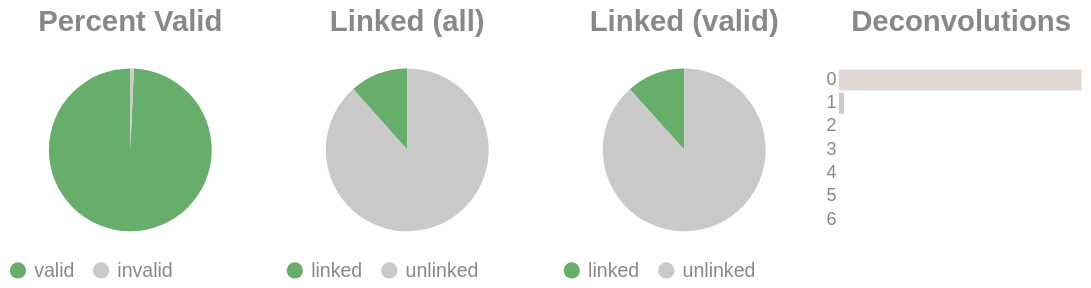

Notebook code for this chart:
### Code cell
if SKIPLR:
    pass
else:
    clash = Counter()
    for i in valids['molecule'].to_list():
        _mol = i.split("-")
        if len(_mol) == 1:
            clash.update('0')
        else:
            clash.update(_mol[-1])

    _d = {"deconvolutions": [], 'count': []}
    for k,v in clash.items():
        _d['deconvolutions'].append(k)
        _d['count'].append(v)

    tot_valid = valids['reads'].sum()
    mask = valids['reads'] >= 2
    n_linked_reads = valids.filter(mask)['reads'].sum()
    if n_linked_reads == 0:
        print_html("No linked molecules (>=2 reads) were detected; skipping linked-only distributions.")
        SKIPLR = True
    else:
        perc_valid = round(tot_valid / n_reads, 4)
        linked_perc_abs = round(n_linked_reads / n_reads, 4)
        linked_perc = round(n_linked_reads / tot_valid, 4)

    _valid = pl.DataFrame({"valids": ['valid', 'invalid'], "count": [tot_valid, n_reads - tot_valid]})
    _linked_abs = pl.DataFrame({"linked (absolute)": ['linked', 'unlinked'], "count": [n_linked_reads, n_reads - n_linked_reads]})
    _linked_rel = pl.DataFrame({"linked (valids)": ['linked', 'unlinked'], "count": [n_linked_reads, tot_valid - n_linked_reads]})

    (
        alt.hconcat(
            piechart(_valid, goodval = 'valid', title = "Percent Valid"),
            piechart(_linked_abs, goodval = "linked", title =  "Linked (all)"),
            piechart(_linked_rel, goodval = "linked", title =  "Linked (valid)"),
            convolutionbar(pl.DataFrame(_d), title = "Deconvolutions"),
            center = True,
            bounds = 'flush'
        )
        .resolve_scale(color='independent')
        .resolve_legend('independent')
        .properties(usermeta={'embedOptions': {"actions": False}})
    ).display()

### Figure 1 — Vega-Lite specification as saved in the notebook (floating-point values rounded to 4 significant figures)
{"width": "container", "height": 400, "config": {"title": {"anchor": "start", "dy": -15, "fontSize": 18, "color": "#888888", "subtitleColor": "#888888", "subtitleFontSize": 14}, "arc": {"fill": "#0072B2"}, "axis": {"domainColor": "#888888", "domainWidth": 0.5, "gridWidth": 0.2, "grid": false, "titleFontWeight": 400, "titleFontSize": 15, "labelFontSize": 11, "labelColor": "#888888", "tickColor": "#888888", "tickWidth": 0.2, "titleColor": "#888888"}, "axisBand": {"grid": false}, "axisX": {"grid": true, "tickSize": 10, "domainCap": "round"}, "axisY": {"domain": false, "grid": true, "tickSize": 0, "domainCap": "round"}, "background": "transparent", "header": {"labelFontSize": 15, "labelColor": "#888888", "titleFontSize": 15, "titleFontWeight": 600, "titleColor": "#888888"}, "legend": {"labelFont": "sans-serif", "labelFontSize": 12, "labelColor": "#888888", "symbolSize": 100, "symbolType": "circle", "titleFontSize": 12, "titlePadding": 10, "titleColor": "#888888", "title": null}, "range": {"category": ["#E69F00", "#56B4E9", "#009E73", "#F0E442", "#0072B2", "#D55E00", "#CC79A7", "#000000"], "diverging": ["#cfe8f3", "#a2d4ec", "#73bfe2", "#46abdb", "#1696d2", "#12719e"]}, "area": {"fill": "#0072B2", "fillOpacity": 0.7, "line": true, "strokeOpacity": 0.7}, "line": {"color": "#0072B2", "stroke": "#0072B2", "strokeWidth": 2}, "trail": {"color": "#0072B2", "stroke": "#0072B2", "strokeWidth": 0, "size": 1}, "point": {"filled": true, "fillOpacity": 1.0, "size": 95}, "text": {"color": "#888888", "fontSize": 11, "align": "right", "fontWeight": 400, "size": 11}, "bar": {"fill": "#0072B2", "stroke": null}, "view": {"stroke": null, "continuousWidth": 660, "continuousHeight": 400}}, "hconcat": [{"data": {"name": "data-af8449be6f029b80a7cd695de875b0d4"}, "mark": {"type": "arc"}, "encoding": {"color": {"field": "valids", "legend": {"orient": "bottom", "title": null}, "scale": {"domain": ["valid", "invalid"], "range": ["#68ae6b", "#C9C9C9"]}, "title": "Valids", "type": "nominal"}, "theta": {"field": "count", "type": "quantitative"}, "tooltip": [{"field": "valids", "title": "Valids", "type": "ordinal"}, {"field": "percent", "format": ".2%", "title": "Percent", "type": "quantitative"}, {"field": "count", "title": "Count", "type": "quantitative"}]}, "height": 100, "title": {"text": "Percent Valid", "align": "center", "anchor": "middle"}, "transform": [{"calculate": "datum.count / 2835662", "as": "percent"}], "width": 150}, {"data": {"name": "data-5bd9359d0dd58568cab27c0a12b0ea6b"}, "mark": {"type": "arc"}, "encoding": {"color": {"field": "linked (absolute)", "legend": {"orient": "bottom", "title": null}, "scale": {"domain": ["linked", "unlinked"], "range": ["#68ae6b", "#C9C9C9"]}, "title": "Linked (Absolute)", "type": "nominal"}, "theta": {"field": "count", "type": "quantitative"}, "tooltip": [{"field": "linked (absolute)", "title": "Linked (Absolute)", "type": "ordinal"}, {"field": "percent", "format": ".2%", "title": "Percent", "type": "quantitative"}, {"field": "count", "title": "Count", "type": "quantitative"}]}, "height": 100, "title": {"text": "Linked (all)", "align": "center", "anchor": "middle"}, "transform": [{"calculate": "datum.count / 2835662", "as": "percent"}], "width": 150}, {"data": {"name": "data-687f13c349d708390f650e4db177388b"}, "mark": {"type": "arc"}, "encoding": {"color": {"field": "linked (valids)", "legend": {"orient": "bottom", "title": null}, "scale": {"domain": ["linked", "unlinked"], "range": ["#68ae6b", "#C9C9C9"]}, "title": "Linked (Valids)", "type": "nominal"}, "theta": {"field": "count", "type": "quantitative"}, "tooltip": [{"field": "linked (valids)", "title": "Linked (Valids)", "type": "ordinal"}, {"field": "percent", "format": ".2%", "title": "Percent", "type": "quantitative"}, {"field": "count", "title": "Count", "type": "quantitative"}]}, "height": 100, "title": {"text": "Linked (valid)", "align": "center", "anchor": "middle"}, "transform": [{"calculate": "datum.count / 2815657", "as": "percent"}], "width": 150}, {"data": {"name": "data-0392b6e03e953b55a16bff5f673c0d60"}, "mark": {"type": "bar"}, "encoding": {"color": {"field": "deconvolutions", "legend": null, "scale": {"scheme": "lightgreyred"}, "type": "nominal"}, "tooltip": [{"field": "deconvolutions", "title": "Deconvolutions", "type": "ordinal"}, {"field": "percent", "format": ".2%", "title": "Percent", "type": "quantitative"}, {"field": "count", "title": "Count", "type": "quantitative"}], "x": {"axis": null, "field": "count", "type": "quantitative"}, "y": {"field": "deconvolutions", "sort": "ascending", "title": null, "type": "nominal"}}, "height": 100, "title": {"text": "Deconvolutions", "align": "center", "anchor": "middle"}, "transform": [{"calculate": "datum.count / 2638603", "as": "percent"}], "width": 150}], "bounds": "flush", "center": true, "resolve": {"legend": {"angle": "independent"}, "scale": {"color": "independent"}}, "usermeta": {"embedOptions": {"actions": false}}, "$schema": "https://vega.github.io/schema/vega-lite/v6.1.0.json", "datasets": {"data-af8449be6f029b80a7cd695de875b0d4": [{"valids": "valid", "count": 2815657}, {"valids": "invalid", "count": 20005}], "data-5bd9359d0dd58568cab27c0a12b0ea6b": [{"linked (absolute)": "linked", "count": 327395}, {"linked (absolute)": "unlinked", "count": 2508267}], "data-687f13c349d708390f650e4db177388b": [{"linked (valids)": "linked", "count": 327395}, {"linked (valids)": "unlinked", "count": 2488262}], "data-0392b6e03e953b55a16bff5f673c0d60": [{"deconvolutions": "0", "count": 2582576}, {"deconvolutions": "1", "count": 53893}, {"deconvolutions": "2", "count": 2005}, {"deconvolutions": "3", "count": 118}, {"deconvolutions": "4", "count": 8}, {"deconvolutions": "5", "count": 2}, {"deconvolutions": "6", "count": 1}]}}
